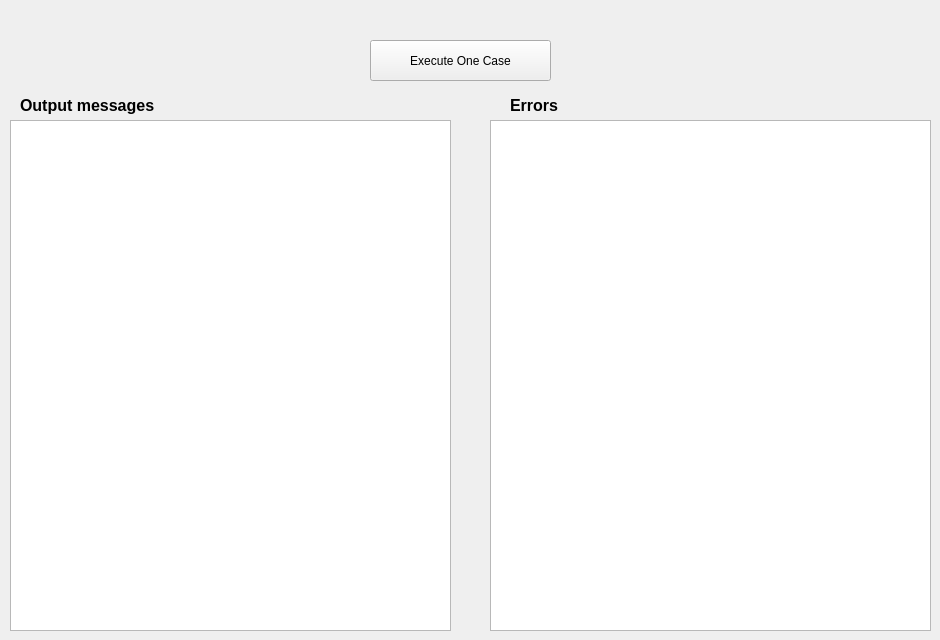
    <widget class="QWidget" name="tab_execution">
     <attribute name="title">
      <string>Execution</string>
     </attribute>
     <widget class="QPushButton" name="Execute">
      <property name="geometry">
       <rect>
        <x>370</x>
        <y>40</y>
        <width>181</width>
        <height>41</height>
       </rect>
      </property>
      <property name="text">
       <string>Execute One Case</string>
      </property>
     </widget>
     <widget class="QTextBrowser" name="output">
      <property name="geometry">
       <rect>
        <x>10</x>
        <y>120</y>
        <width>441</width>
        <height>511</height>
       </rect>
      </property>
     </widget>
     <widget class="QTextBrowser" name="error">
      <property name="geometry">
       <rect>
        <x>490</x>
        <y>120</y>
        <width>441</width>
        <height>511</height>
       </rect>
      </property>
     </widget>
     <widget class="QLabel" name="label_output">
      <property name="geometry">
       <rect>
        <x>20</x>
        <y>90</y>
        <width>161</width>
        <height>31</height>
       </rect>
      </property>
      <property name="text">
       <string>&lt;html&gt;&lt;head/&gt;&lt;body&gt;&lt;p&gt;&lt;span style=&quot; font-size:12pt; font-weight:600;&quot;&gt;Output messages&lt;/span&gt;&lt;/p&gt;&lt;/body&gt;&lt;/html&gt;</string>
      </property>
     </widget>
     <widget class="QLabel" name="label_error">
      <property name="geometry">
       <rect>
        <x>510</x>
        <y>90</y>
        <width>151</width>
        <height>31</height>
       </rect>
      </property>
      <property name="text">
       <string>&lt;html&gt;&lt;head/&gt;&lt;body&gt;&lt;p&gt;&lt;span style=&quot; font-size:12pt; font-weight:600;&quot;&gt;Errors&lt;/span&gt;&lt;/p&gt;&lt;/body&gt;&lt;/html&gt;</string>
      </property>
     </widget>
    </widget>
